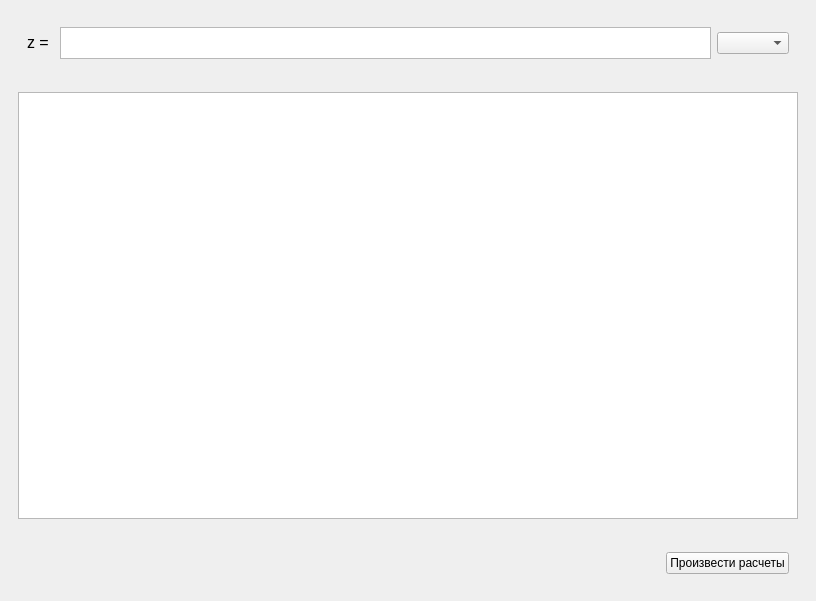
<?xml version="1.0" encoding="UTF-8"?>
<ui version="4.0">
 <class>MainWindow</class>
 <widget class="QMainWindow" name="MainWindow">
  <property name="geometry">
   <rect>
    <x>0</x>
    <y>0</y>
    <width>816</width>
    <height>601</height>
   </rect>
  </property>
  <property name="windowTitle">
   <string>Бойчук Илья. Лаб 1.</string>
  </property>
  <widget class="QWidget" name="centralwidget">
   <layout class="QVBoxLayout" name="verticalLayout_3">
    <item>
     <widget class="QWidget" name="widget_4" native="true">
      <layout class="QVBoxLayout" name="verticalLayout">
       <item>
        <widget class="QWidget" name="widget_2" native="true">
         <property name="sizePolicy">
          <sizepolicy hsizetype="Expanding" vsizetype="Fixed">
           <horstretch>0</horstretch>
           <verstretch>0</verstretch>
          </sizepolicy>
         </property>
         <property name="minimumSize">
          <size>
           <width>670</width>
           <height>50</height>
          </size>
         </property>
         <property name="maximumSize">
          <size>
           <width>16777215</width>
           <height>50</height>
          </size>
         </property>
         <layout class="QHBoxLayout" name="horizontalLayout_2">
          <item>
           <widget class="QLabel" name="label">
            <property name="text">
             <string>&lt;html&gt;&lt;head/&gt;&lt;body&gt;&lt;p&gt;&lt;span style=&quot; font-size:12pt;&quot;&gt;z = &lt;/span&gt;&lt;/p&gt;&lt;/body&gt;&lt;/html&gt;</string>
            </property>
           </widget>
          </item>
          <item>
           <widget class="QTableWidget" name="function"/>
          </item>
          <item>
           <widget class="QComboBox" name="comboBox"/>
          </item>
         </layout>
        </widget>
       </item>
      </layout>
     </widget>
    </item>
    <item>
     <widget class="QWidget" name="widget" native="true">
      <property name="sizePolicy">
       <sizepolicy hsizetype="Preferred" vsizetype="Expanding">
        <horstretch>0</horstretch>
        <verstretch>0</verstretch>
       </sizepolicy>
      </property>
      <layout class="QHBoxLayout" name="horizontalLayout">
       <property name="spacing">
        <number>0</number>
       </property>
       <item>
        <widget class="QTableWidget" name="matrix">
         <property name="autoScrollMargin">
          <number>16</number>
         </property>
        </widget>
       </item>
      </layout>
     </widget>
    </item>
    <item>
     <widget class="QWidget" name="widget_5" native="true">
      <layout class="QVBoxLayout" name="verticalLayout_2">
       <item>
        <widget class="QWidget" name="widget_3" native="true">
         <layout class="QHBoxLayout" name="horizontalLayout_3">
          <item>
           <spacer name="horizontalSpacer">
            <property name="orientation">
             <enum>Qt::Horizontal</enum>
            </property>
            <property name="sizeHint" stdset="0">
             <size>
              <width>623</width>
              <height>20</height>
             </size>
            </property>
           </spacer>
          </item>
          <item>
           <widget class="QPushButton" name="pushButton">
            <property name="text">
             <string>Произвести расчеты</string>
            </property>
           </widget>
          </item>
         </layout>
        </widget>
       </item>
      </layout>
     </widget>
    </item>
   </layout>
  </widget>
 </widget>
 <resources/>
 <connections/>
</ui>
